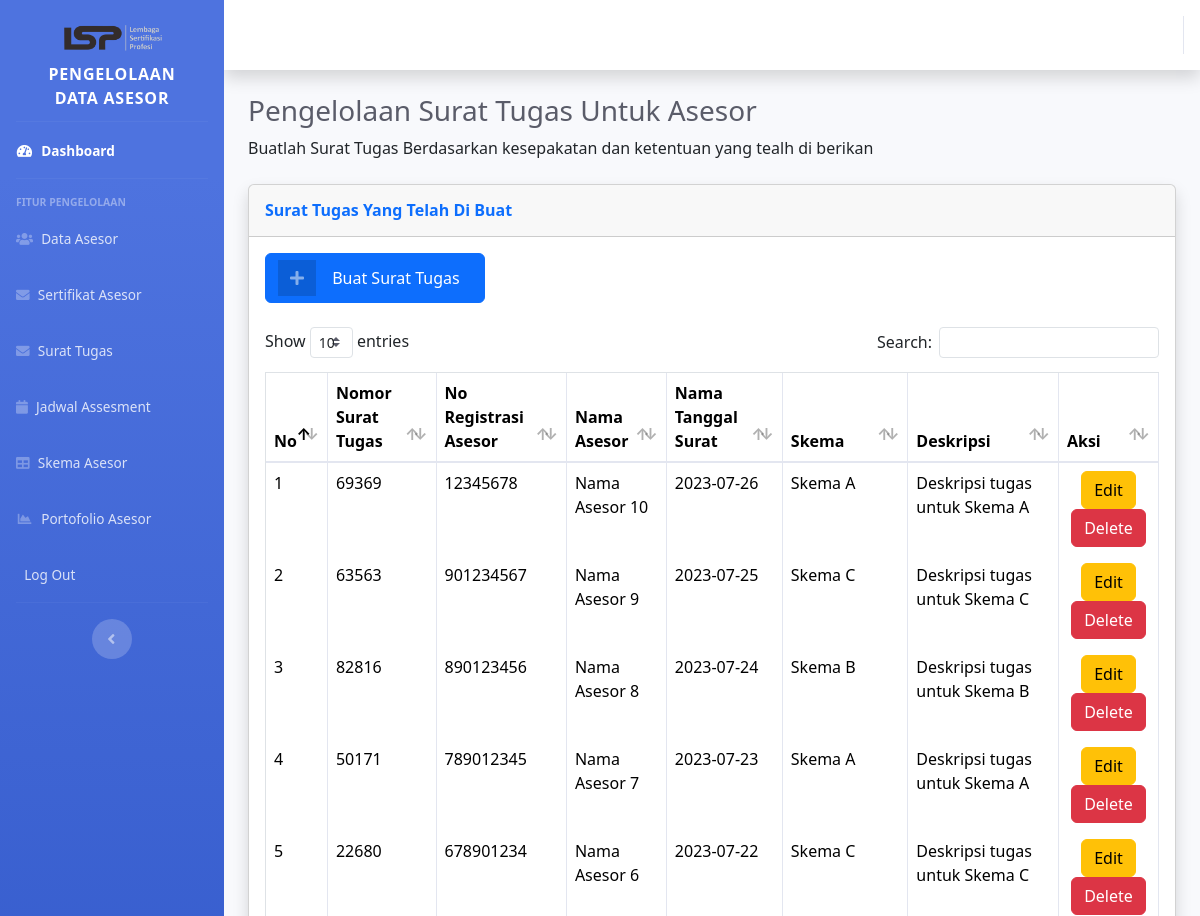
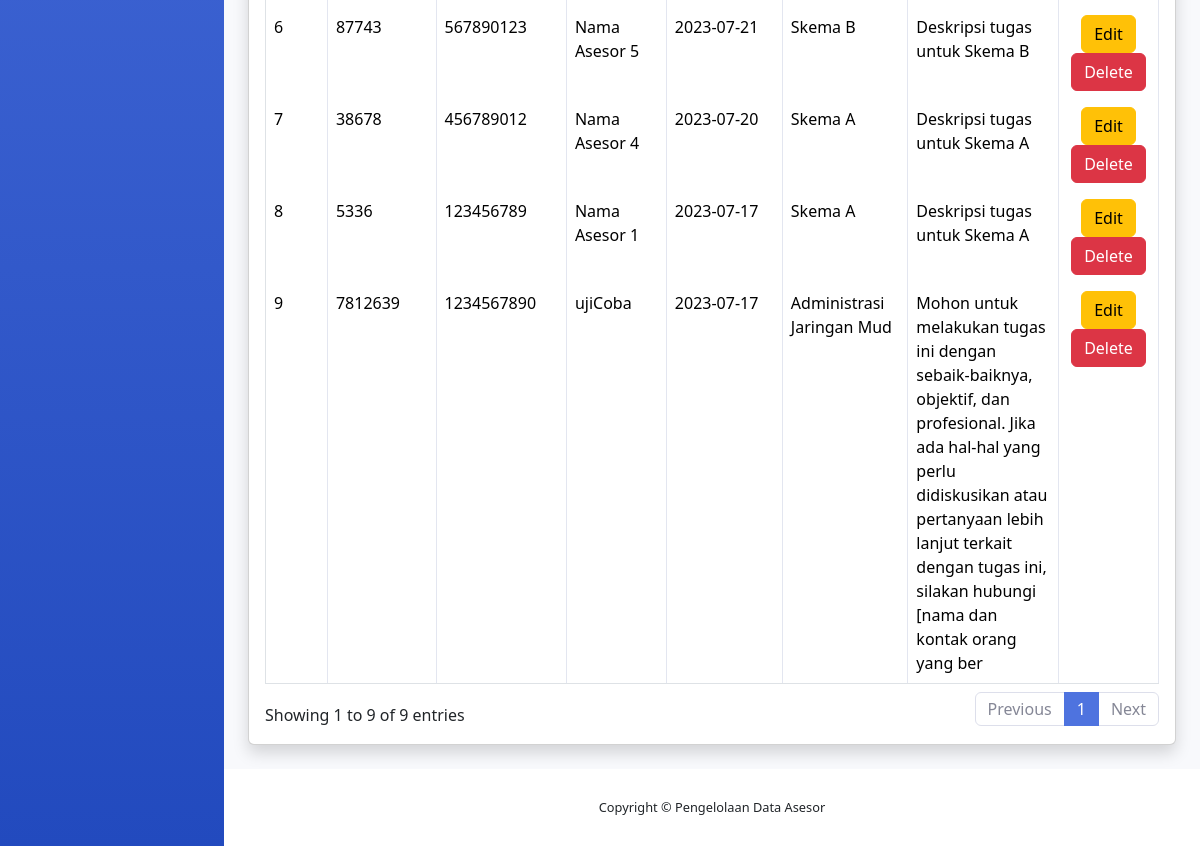
/CapstoneProject/index.php/surattugas/SuratTugas, run on the app's committed database (2 pictures, top to bottom).
### tables this page shows
CREATE TABLE `surattugas` (
  `no_st` int(50) NOT NULL,
  `tanggal_st` date DEFAULT NULL,
  `skema_st` varchar(25) DEFAULT NULL,
  `deskripsi` varchar(225) DEFAULT NULL,
  `asesor_id` int(50) DEFAULT NULL
);

CREATE TABLE `asesor` (
  `nomor_registrasi_asesor` int(50) NOT NULL,
  `email` varchar(50) DEFAULT NULL,
  `alamat` varchar(255) DEFAULT NULL,
  `pendidikan_terakhir` varchar(25) DEFAULT NULL,
  `nama_asesor` varchar(255) DEFAULT NULL,
  `nomor_ktp` varchar(25) DEFAULT NULL,
  `password` varchar(25) DEFAULT NULL,
  `tanggal_lahir` date DEFAULT NULL,
  `gambar` varchar(200) NOT NULL
);

### CapstoneProject/application/controllers/surattugas.php (called while the page is built, shortened)
<?php
class surattugas extends CI_Controller{
  public function __construct()
  {
    $this->load->database();
  }
  public function SuratTugas()
  {
    $data = $this->suratTugas_model->suratTugasWName();
    $isi['surattugas'] = $data;
    $this->load->view('source/sidebar');
    $this->load->view('source/header');
    $this->load->view('SuratTugas', $isi);
    $this->load->view('source/footer');
  }
}
?>

### CapstoneProject/index.php (called while the page is built, shortened)
<?php
require_once BASEPATH.'core/CodeIgniter.php';

### CapstoneProject/application/models/suratTugas_model.php (called while the page is built, shortened)
<?php
class suratTugas_model extends CI_Model
{
  public function suratTugasWName()
  {
    $this->db->select('surattugas.*, asesor.nama_asesor');
    $this->db->from('surattugas');
    $this->db->join('asesor', 'asesor.nomor_registrasi_asesor = surattugas.asesor_id');
    $this->db->order_by('surattugas.tanggal_st', 'DESC');
    $query = $this->db->get();
    if ($query->num_rows() > 0) {
      return $query->result_array();
    } else {
      return array();
    }
  }
}
?>

### CapstoneProject/application/views/SuratTugas.php (the view, shortened to what this page needs)
<div class="container-fluid">
  <div class="container-fluid">
    <h1 class="h3 mb-2 text-gray-800">Pengelolaan Surat Tugas Untuk Asesor</h1>
    <p class="mb-4">Buatlah Surat Tugas Berdasarkan kesepakatan dan ketentuan yang tealh di berikan</p>
    <div class="card shadow mb-4">
      <div class="card-header py-3">
        <h6 class="m-0 font-weight-bold text-primary">Surat Tugas Yang Telah Di Buat</h6>
      </div>
      <div class="card-body">
        <div class="table-responsive">
          <button href="" class="btn btn-primary btn-icon-split" data-toggle="modal" data-target="#tambahAsesor">
            <span class="icon text-white-50">
              <i class="fas fa-plus"></i>
            </span>
            <span class="text">Buat Surat Tugas</span>
          </button><br><br>
          <table class="table table-bordered" id="dataTable" width="100%" cellspacing="0">
            <thead>
              <tr>
                <th>No</th>
                <th>Nomor Surat Tugas</th>
                <th>No Registrasi Asesor</th>
                <th>Nama Asesor</th>
                <th>Nama Tanggal Surat</th>
                <th>Skema</th>
                <th>Deskripsi</th>
                <th>Aksi</th>
              </tr>
            </thead>
            <tbody>
              <?php
              $no = 0;
              foreach ($surattugas as $tugas) {
                $no++;
                ?>
                <tr>
                  <td>
                    <?= $no ?>
                  </td>
                  <td>
                    <?= $tugas['no_st'] ?>
                  </td>
                  <td>
                    <?= $tugas['asesor_id'] ?>
                  </td>
                  <td>
                    <?= $tugas['nama_asesor'] ?>
                  </td>
                  <td>
                    <?= $tugas['tanggal_st'] ?>
                  </td>
                  <td>
                    <?= $tugas['skema_st'] ?>
                  </td>
                  <td style="word-wrap: break-word; max-width: 360px;">
                    <?= $tugas['deskripsi'] ?>
                  </td>
                  <td>
                    <center><button type="button" class="btn btn-warning" data-toggle="modal"
                        data-target="#edit<?= $tugas['no_st'] ?>">
                        Edit
                      </button>
                      <button type="button" class="btn btn-danger" data-toggle="modal"
                        data-target="#delete<?= $tugas['no_st'] ?>">
                        Delete
                      </button>
                    </center>
                  </td>
                </tr>
              <?php } ?>
            </tbody>
          </table>
        </div>
      </div>
    </div>
  </div>
</div>

### data on the page
surattugas: no_st "69369", asesor "12345678", asesor.nama_asesor "Nama Asesor 10", tanggal_st "2023-07-26", skema_st "Skema A", deskripsi "Deskripsi tugas untuk Skema A"
surattugas: no_st "63563", asesor "901234567", asesor.nama_asesor "Nama Asesor 9", tanggal_st "2023-07-25", skema_st "Skema C", deskripsi "Deskripsi tugas untuk Skema C"
surattugas: no_st "82816", asesor "890123456", asesor.nama_asesor "Nama Asesor 8", tanggal_st "2023-07-24", skema_st "Skema B", deskripsi "Deskripsi tugas untuk Skema B"
surattugas: no_st "50171", asesor "789012345", asesor.nama_asesor "Nama Asesor 7", tanggal_st "2023-07-23", skema_st "Skema A", deskripsi "Deskripsi tugas untuk Skema A"
surattugas: no_st "22680", asesor "678901234", asesor.nama_asesor "Nama Asesor 6", tanggal_st "2023-07-22", skema_st "Skema C", deskripsi "Deskripsi tugas untuk Skema C"
surattugas: no_st "87743", asesor "567890123", asesor.nama_asesor "Nama Asesor 5", tanggal_st "2023-07-21", skema_st "Skema B", deskripsi "Deskripsi tugas untuk Skema B"
surattugas: no_st "38678", asesor "456789012", asesor.nama_asesor "Nama Asesor 4", tanggal_st "2023-07-20", skema_st "Skema A", deskripsi "Deskripsi tugas untuk Skema A"
surattugas: no_st "5336", asesor "123456789", asesor.nama_asesor "Nama Asesor 1", tanggal_st "2023-07-17", skema_st "Skema A", deskripsi "Deskripsi tugas untuk Skema A"
surattugas: no_st "7812639", asesor "1234567890", asesor.nama_asesor "ujiCoba", tanggal_st "2023-07-17", skema_st "Administrasi Jaringan Mud", deskripsi "Mohon untuk melakukan tugas ini dengan sebaik-baiknya, objektif, dan profesional. Jika ada hal-hal yang perlu didiskusikan atau pertanyaan lebih lanjut terkait dengan tugas ini, silakan hubungi [nama dan kontak orang yang ber"
